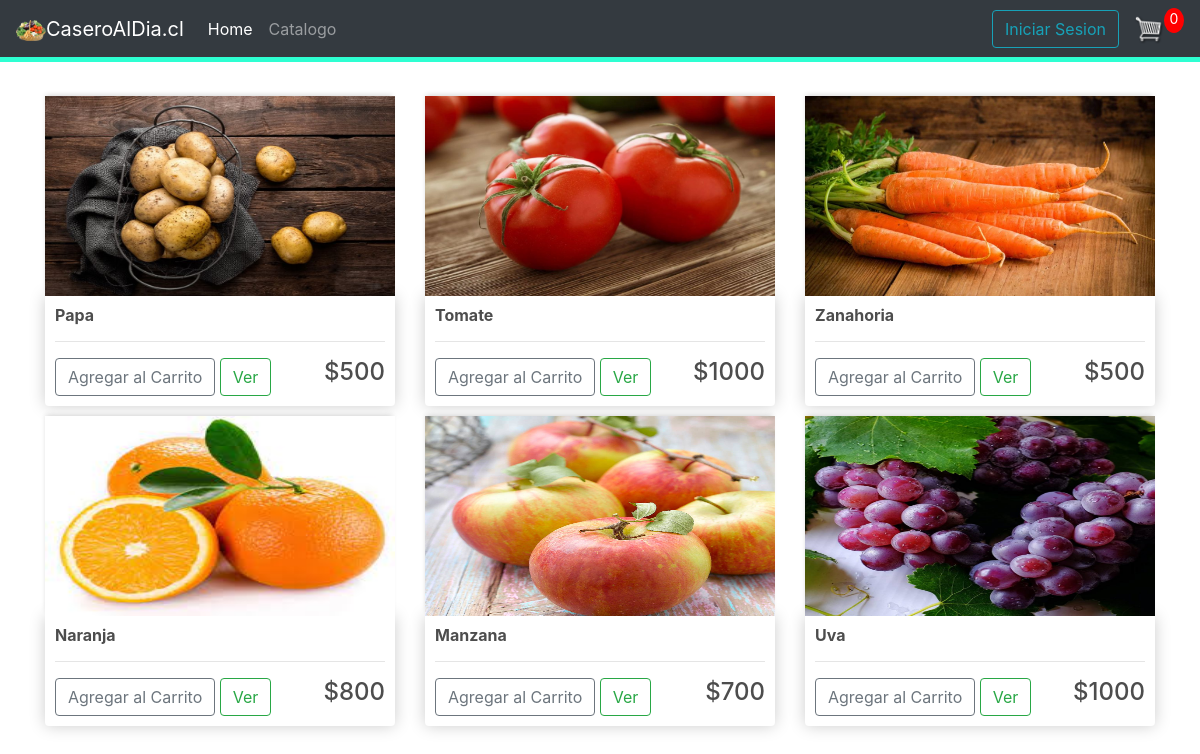
The app's page /store with its own data.
### store/models.py (models this page shows, shortened)
class Product(models.Model):
    name=models.CharField(max_length=200)
    price=models.FloatField()
    image=models.ImageField(null=True, blank=True)
    @property
    def imageURL(self):
        try:
            url=self.image.url
        except:
            url=''
        return url

### store/views.py (the view)
# urls.py: path('', include('store.urls')),
def store(request):
    if request.user.is_authenticated:
        customer = request.user.customer
        order, created= Order.objects.get_or_create(customer=customer, complete=False)
        items=order.orderitem_set.all()
        cartItems=order.get_cart_items
    else:
        items=[]
        order = {'get_cart_total':0, 'get_cart_items':0}
        cartItems=order['get_cart_items']
    products= Product.objects.all()
    context = {'products':products, 'cartItems':cartItems}
    return render(request, 'store/store.html', context)

### store/templates/store/store.html
{% extends 'store/main.html' %}
{% load static %}
{% block content %}
    <div class="row">
        {% for product in products %}
        <div class="col-lg-4">
            <img class="thumbnail" src="{{product.imageURL}}">
            <div class="box-element product">
                <h6><strong>{{product.name}}</strong></h6>
                <hr>
                <button data-product={{product.id}} data-action="add" class="btn btn-outline-secondary add-btn update-cart">Agregar al Carrito</button>
                <a class="btn btn-outline-success" href="#">Ver</a>
                <h4 style="display: inline-block; float: right">
                ${{product.price|floatformat:0}}</h4>
            </div>
        </div>
        {% endfor %}
    </div>
{% endblock content %}

### store/templates/store/main.html (shortened to what this page needs)
<!DOCTYPE html>
{% load static %}
<html>
    <head>
            <link rel="stylesheet" type="text/css" href="{% static 'css/main.css' %}">
            <link rel="stylesheet" href="https://stackpath.bootstrapcdn.com/bootstrap/4.4.1/css/bootstrap.min.css">
    </head>
    <body>
        <nav class="navbar navbar-expand-lg navbar-dark  bg-dark navbarnav ">
            <a class="navbar-brand" href="{% url 'home' %}"><img src="{% static 'images/canasta.png' %}" alt="Logo" style="width: 30px;">CaseroAlDia.cl</a>
            <div class="collapse navbar-collapse" id="navbarSupportedContent">
                <ul class="navbar-nav mr-auto">
                    <li class="nav-item active">
                        <a class="nav-link" href="{% url 'home' %}">Home <span class="sr-only">(current)</span></a>
                    </li>
                    <li class="nav-item">
                        <a class="nav-link" href="{% url 'store' %}">Catalogo</a>
                    </li>
                </ul>
                <div class="form-inline my-2 my-lg-0">
                    <a href="#" class="btn btn-outline-info">Iniciar Sesion</a>
                    <a href="{% url 'cart' %}">
                        <img id="cart-icon" src="{% static 'images/cart.png' %}">
                    </a>
                    <p id="cart-total">{{cartItems}}</p>
                </div>
            </div>
        </nav>
        <div class="container">
            <br>
            {% block content %}
            {% endblock content %}
        </div>
    </body>
</html>

### static/css/main.css (style rules this page uses)
body { background-color: hsl(0, 0%, 98%); }
h1,h2,h3,h4,h5,h6 { color:hsl(0, 0%, 30%); }
.box-element { box-shadow:hsl(0, 0%, 80%) 0 0 16px; background-color: #fff; border-radius: 4px; padding: 10px; }
.thumbnail { width: 100%; height: 200px; -webkit-box-shadow: -1px -3px 5px -2px rgba(214,214,214,1); -moz-box-shadow: -1px -3px 5px -2px rgba(214,214,214,1); box-shadow: -1px -3px 5px -2px rgba(214,214,214,1); }
.product { border-radius: 0 0 4px 4px; }
.col-lg-4, .col-lg-6, .col-lg-8, .col-lg-12 { margin-top: 10px; }
.btn { border-radius: 0; }

### store/templates/store/main.html (style rules this page uses)
.navbarnav { border-bottom:5px solid #2effd2; }
#cart-icon { width:30px; display: inline-block; margin-left: 15px; }
#cart-total { display: block; text-align: center; color:#fff; background-color: red; width: 20px; height: 25px; border-radius: 50%; font-size: 14px; }
body { background-image: url("https://image.freepik.com/vector-gratis/patron-fisuras-petalos-sobre-fondo-gris_53876-61842.jpg"); background-color: #cccccc; }

### records on screen
Product: imageURL (picture), name "Papa", price "500"
Product: imageURL (picture), name "Tomate", price "1000"
Product: imageURL (picture), name "Zanahoria", price "500"
Product: imageURL (picture), name "Naranja", price "800"
Product: imageURL (picture), name "Manzana", price "700"
Product: imageURL (picture), name "Uva", price "1000"

### other values on screen
{{ cartItems }} "0"
